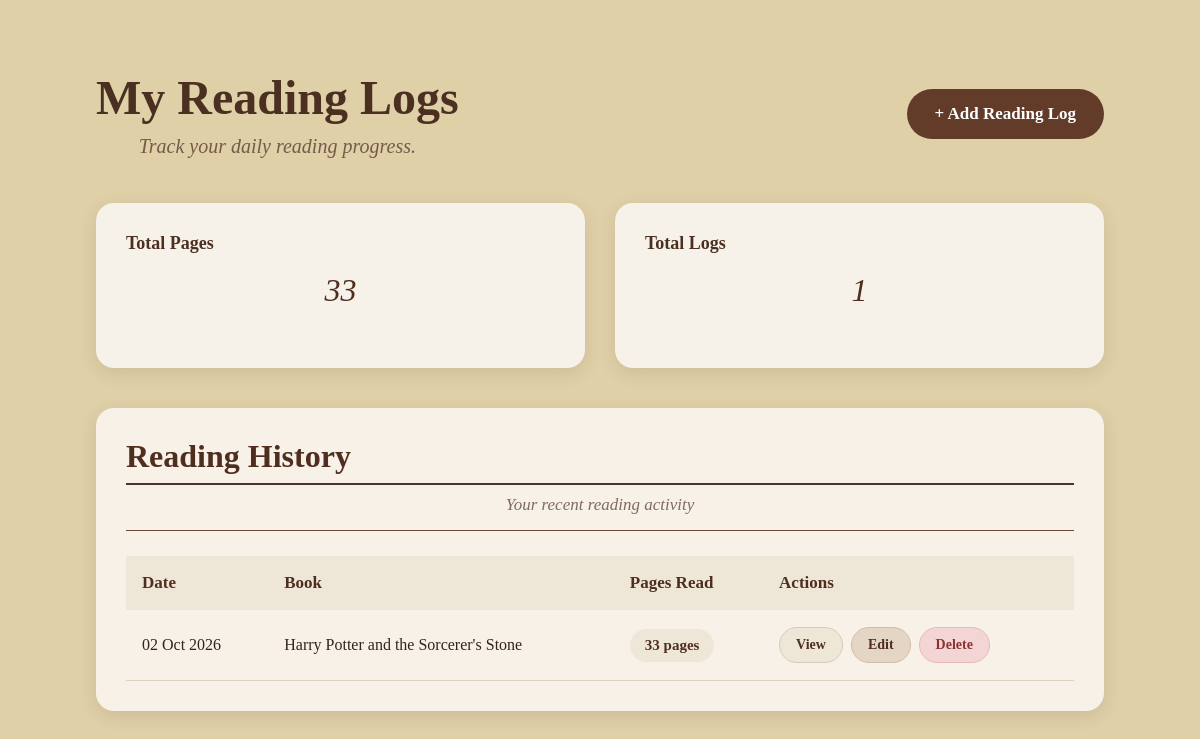
Page /reading-logs/ (signed in) on the committed database.
### catalog/models.py (models this page shows, shortened)
class ReadingLog(models.Model):
    log_id = models.AutoField(primary_key=True)
    user = models.ForeignKey(
        settings.AUTH_USER_MODEL,
        on_delete=models.CASCADE,
        related_name="reading_logs"
    )
    book = models.ForeignKey(
        "Book",
        on_delete=models.CASCADE,
        related_name="reading_logs"
    )
    pages_read = models.PositiveIntegerField(
        validators=[MinValueValidator(0)]
    )
    log_date = models.DateField()
    created_at = models.DateTimeField(auto_now_add=True)
    class Meta:
        ordering = ["-log_date", "-created_at"]

class Book(models.Model):
    book_id = models.AutoField(primary_key=True)
    title = models.CharField(max_length=255)
    author = models.CharField(max_length=255)
    genre = models.CharField(max_length=100, blank=True, null=True)
    publisher = models.CharField(max_length=255, blank=True, null=True)
    year = models.IntegerField(blank=True, null=True)
    isbn = models.CharField(max_length=20, blank=True, null=True)
    story = models.TextField(blank=True, null=True)
    cover_image_url = models.URLField(blank=True, null=True)
    added_by = models.ForeignKey(User, on_delete=models.SET_NULL, null=True)
    created_at = models.DateTimeField(auto_now_add=True)

### catalog/views.py (the view)
# urls.py: path('reading-logs/', views.reading_log_list, name='reading_log_list'),
@login_required
def reading_log_list(request):
    logs = ReadingLog.objects.filter(
        user=request.user
    ).select_related("book")
    total_pages = logs.aggregate(
        total=Sum("pages_read")
    )["total"] or 0
    total_logs = logs.count()
    context = {
        "logs": logs,
        "total_pages": total_pages,
        "total_logs": total_logs,
    }
    return render(
        request,
        "catalog/reading_log_list.html",
        context
    )

### catalog/templates/catalog/reading_log_list.html (shortened to what this page needs)
{% load static %}
<!DOCTYPE html>
<html lang="en">
<head>
    <link rel="stylesheet" href="{% static 'catalog/style.css' %}">
    <link rel="stylesheet" href="{% static 'catalog/reading_log.css' %}">
</head>
<body>
<div class="reading-container">
    <div class="page-header">
        <div>
            <h1>My Reading Logs</h1>
            <p>
                Track your daily reading progress.
            </p>
        </div>
        <a
            href="{% url 'reading_log_create' %}"
            class="primary-btn"
        >
            + Add Reading Log
        </a>
    </div>
    <div class="reading-stats">
        <div class="stat-card">
            <h3>Total Pages</h3>
            <p>
                {{ total_pages }}
            </p>
        </div>
        <div class="stat-card">
            <h3>Total Logs</h3>
            <p>
                {{ total_logs }}
            </p>
        </div>
    </div>
    <div class="logs-card">
        <div class="logs-card-header">
            <div>
                <h2>Reading History</h2>
                <p>
                    Your recent reading activity
                </p>
            </div>
        </div>
        {% if logs %}
        <div class="table-wrapper">
            <table class="reading-table">
                <thead>
                    <tr>
                        <th>Date</th>
                        <th>Book</th>
                        <th>Pages Read</th>
                        <th>Actions</th>
                    </tr>
                </thead>
                <tbody>
                    {% for log in logs %}
                    <tr>
                        <td data-label="Date">
                            <span class="date-text">
                                {{ log.log_date|date:"d M Y" }}
                            </span>
                        </td>
                        <td data-label="Book">
                            <span class="book-name">
                                {{ log.book.title }}
                            </span>
                        </td>
                        <td data-label="Pages Read">
                            <span class="pages-badge">
                                {{ log.pages_read }} pages
                            </span>
                        </td>
                        <td data-label="Actions">
                            <div class="action-buttons">
                                <a
                                    href="{% url 'reading_log_detail' log.log_id %}"
                                    class="action-btn view-btn"
                                >
                                    View
                                </a>
                                <a
                                    href="{% url 'reading_log_update' log.log_id %}"
                                    class="action-btn edit-btn"
                                >
                                    Edit
                                </a>
                                <a
                                    href="{% url 'reading_log_delete' log.log_id %}"
                                    class="action-btn delete-btn"
                                >
                                    Delete
                                </a>
                            </div>
                        </td>
                    </tr>
                    {% endfor %}
                </tbody>
            </table>
        </div>
        {% endif %}
    </div>
</div>
</body>
</html>

### catalog/static/catalog/style.css (style rules this page uses)
h1 { font-size: 2.2rem; color: #3b2b1e; margin-bottom: 10px; text-align: center; }
h2 { font-size: 1.6rem; color: #3b2b1e; border-bottom: 2px solid #4a3525; padding-bottom: 8px; margin-bottom: 20px; }
body p { text-align: center; color: #666; font-style: italic; }

### catalog/static/catalog/reading_log.css (style rules this page uses)
body { background-color: #ded0a8 !important; margin: 0; }
.reading-container { min-height: 100vh; background-color: #ded0a8; padding: 70px 8%; box-sizing: border-box; }
.page-header { display: flex; justify-content: space-between; align-items: center; gap: 30px; margin-bottom: 45px; }
.page-header h1 { margin: 0; color: #4f2e20; font-family: Georgia, "Times New Roman", serif; font-size: 48px; font-weight: 700; }
.page-header p { margin: 10px 0 0; color: #806b5d; font-family: Georgia, "Times New Roman", serif; font-size: 20px; font-style: italic; }
.primary-btn { display: inline-block; padding: 15px 28px; background-color: #633c29; color: #ffffff; border-radius: 30px; text-decoration: none; font-family: Georgia, "Times New Roman", serif; font-size: 17px; font-weight: bold; transition: all 0.2s ease; }
.reading-stats { display: grid; grid-template-columns: repeat(2, 1fr); gap: 30px; margin-bottom: 40px; }
.stat-card { background-color: #f7f1e8; padding: 30px; border-radius: 18px; box-shadow: 0 5px 18px rgba(79, 46, 32, 0.12); min-height: 105px; }
.stat-card h3 { margin: 0; color: #4f2e20; font-family: Georgia, "Times New Roman", serif; font-size: 18px; }
.stat-card p { margin: 18px 0 0; text-align: center; color: #4f2e20; font-family: Georgia, "Times New Roman", serif; font-size: 32px; font-style: italic; }
.logs-card { background-color: #f7f1e8; padding: 30px; border-radius: 18px; box-shadow: 0 5px 18px rgba(79, 46, 32, 0.12); }
.logs-card-header { border-bottom: 1px solid #6b4a39; margin-bottom: 25px; padding-bottom: 15px; }
.logs-card-header h2 { margin: 0; color: #4f2e20; font-family: Georgia, "Times New Roman", serif; font-size: 32px; }
.logs-card-header p { margin: 10px 0 0; text-align: center; color: #806b5d; font-family: Georgia, "Times New Roman", serif; font-size: 17px; font-style: italic; }
.table-wrapper { width: 100%; overflow-x: auto; }
.reading-table { width: 100%; border-collapse: collapse; font-family: Georgia, "Times New Roman", serif; }
.reading-table thead { background-color: #eee7d8; }
.reading-table th { padding: 17px 16px; text-align: left; color: #4f2e20; font-size: 17px; font-weight: bold; }
.reading-table td { padding: 17px 16px; border-bottom: 1px solid #dfd1bf; color: #33231c; font-size: 16px; vertical-align: middle; }
.reading-table tbody tr { transition: background-color 0.2s ease; }
.date-text { white-space: nowrap; }
.book-name { font-weight: 500; }
.pages-badge { display: inline-block; padding: 8px 15px; background-color: #eee7d8; color: #4f2e20; border-radius: 20px; font-size: 15px; font-weight: bold; white-space: nowrap; }
.action-buttons { display: flex; align-items: center; gap: 8px; white-space: nowrap; }
.action-btn { display: inline-block; padding: 9px 16px; border-radius: 22px; text-decoration: none; font-family: Georgia, "Times New Roman", serif; font-size: 14px; font-weight: bold; transition: all 0.2s ease; }
.view-btn { background-color: #eee7d8; color: #4f2e20; border: 1px solid #d8cbb8; }
.edit-btn { background-color: #e4d5c5; color: #4f2e20; border: 1px solid #d2bda8; }
.delete-btn { background-color: #f3d5d5; color: #8b3333; border: 1px solid #e5baba; }
body { background-color: #dfd1aa !important; }
.stat-card { background-color: #f7f2e9 !important; }
body { background-color: #dfd0a8 !important; }
.reading-container { background-color: #dfd0a8 !important; }
.analytics-card h2, .stat-card h3 { color: #4b3022 !important; }
.page-header h1 { color: #4b3022 !important; }
.page-header p { color: #765b48 !important; }

### rows in the picture
ReadingLog: log_date "02 Oct 2026", book "Harry Potter and the Sorcerer's Stone", pages_read "33"

### other values in the picture
{{ total_pages }} "33"
{{ total_logs }} "1"
